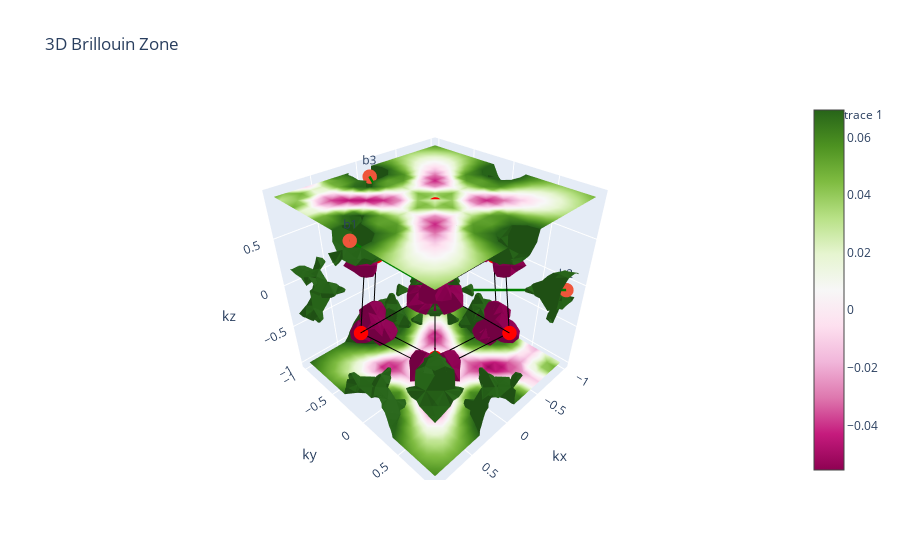

The code cell stored with this chart in its notebook:
### Code cell
vv = Jq_regular_cart_grid.flatten()

fig = go.Figure()

fig = go.Figure(data=go.Isosurface(
    x=kx_cryst,
    y=ky_cryst,
    z=kz_cryst,
    value=vv,
    isomin=0.7*min(vv),
    isomax=0.7*max(vv),
    # surface_count=5, # number of isosurfaces, 2 by default: only min and max
    caps=dict(x_show=False, y_show=False)
    ))


fig.add_trace(go.Scatter3d(
    x=[0, b1[0], b2[0], b3[0]],
    y=[0, b1[1], b2[1], b3[1]],
    z=[0, b1[2], b2[2], b3[2]],
    mode='markers+text',
    marker=dict(size=5),
    text=['Origin', 'b1', 'b2', 'b3'],
    textposition='top center'
))

# Add arrows for each basis vector
for b in [b1, b2, b3]:
    fig.add_trace(go.Scatter3d(
        x=[0, b[0]],
        y=[0, b[1]],
        z=[0, b[2]],
        mode='lines',
        line=dict(color='green', width=5),
        showlegend=False
    ))

vertices, ridges, _ = jmpf.get_brillouin_zone_3d(calc.bcell/ (2. * np.pi / acell))

# Plot vertices
fig.add_trace(go.Scatter3d(
    x=vertices[:, 0], y=vertices[:, 1], z=vertices[:, 2],
    mode='markers',
    marker=dict(size=5, color='red'),
    name='Vertices',
    showlegend=False
))

# Plot edges
for ridge in ridges:
    # points = vertices[ridge]

    fig.add_trace(go.Scatter3d(
        x=ridge[:, 0], y=ridge[:, 1], z=ridge[:, 2],
        mode='lines',
        line=dict(color='black', width=2),
        name='Edges',
    showlegend=False
    ))

# Show figure
fig.update_layout(
    title='3D Brillouin Zone',
    scene=dict(
        xaxis_title='kx',
        yaxis_title='ky',
        zaxis_title='kz'
    )
)

fig.show()

### Figure 1 — Plotly figure (JSON) as saved in the notebook; plotly's stock layout.template omitted (floating-point values rounded to 4 significant figures; data arrays with more than 128 entries replaced by an {"elided": "..."} marker saying what was removed)
{"data": [{"caps": {"x": {"show": false}, "y": {"show": false}}, "isomax": 0.06955, "isomin": -0.05552, "type": "isosurface", "value": {"elided": "8000 float values"}, "x": {"elided": "8000 float values"}, "y": {"elided": "8000 float values"}, "z": {"elided": "8000 float values"}}, {"marker": {"size": 5}, "mode": "markers+text", "text": ["Origin", "b1", "b2", "b3"], "textposition": "top center", "type": "scatter3d", "x": [0, 0.866, -0.866, 0], "y": [0, 0, 0.866, -0.866], "z": [0, 0.866, 0, 0.866]}, {"line": {"color": "green", "width": 5}, "mode": "lines", "showlegend": false, "type": "scatter3d", "x": [0, 0.866], "y": [0, 0], "z": [0, 0.866]}, {"line": {"color": "green", "width": 5}, "mode": "lines", "showlegend": false, "type": "scatter3d", "x": [0, -0.866], "y": [0, 0.866], "z": [0, 0]}, {"line": {"color": "green", "width": 5}, "mode": "lines", "showlegend": false, "type": "scatter3d", "x": [0, 0], "y": [0, -0.866], "z": [0, 0.866]}, {"marker": {"color": "red", "size": 5}, "mode": "markers", "name": "Vertices", "showlegend": false, "type": "scatter3d", "x": [-0.433, 0.433, -0.433, 0.433, 1.11e-16, 1.11e-16, 1.11e-16, -0.433, -0.433, -0.866, 0.433, 0.433, 0.866, 1.11e-16], "y": [0.433, 0.433, -0.433, -0.433, -0.866, 0, 0.866, 0.433, -0.433, 0, 0.433, -0.433, 0, 0], "z": [-0.433, -0.433, -0.433, -0.433, 0, -0.866, 0, 0.433, 0.433, 0, 0.433, 0.433, 0, 0.866]}, {"line": {"color": "black", "width": 2}, "mode": "lines", "name": "Edges", "showlegend": false, "type": "scatter3d", "x": [1.11e-16, -0.433, -0.866, -0.433, 1.11e-16], "y": [0, 0.433, 0, -0.433, 0], "z": [0.866, 0.433, 0, 0.433, 0.866]}, {"line": {"color": "black", "width": 2}, "mode": "lines", "name": "Edges", "showlegend": false, "type": "scatter3d", "x": [-0.433, 1.11e-16, -0.433, -0.866, -0.433], "y": [0.433, 0.866, 0.433, 0, 0.433], "z": [-0.433, 0, 0.433, 0, -0.433]}, {"line": {"color": "black", "width": 2}, "mode": "lines", "name": "Edges", "showlegend": false, "type": "scatter3d", "x": [1.11e-16, -0.433, -0.866, -0.433, 1.11e-16], "y": [-0.866, -0.433, 0, -0.433, -0.866], "z": [0, 0.433, 0, -0.433, 0]}, {"line": {"color": "black", "width": 2}, "mode": "lines", "name": "Edges", "showlegend": false, "type": "scatter3d", "x": [1.11e-16, -0.433, -0.866, -0.433, 1.11e-16], "y": [0, 0.433, 0, -0.433, 0], "z": [-0.866, -0.433, 0, -0.433, -0.866]}, {"line": {"color": "black", "width": 2}, "mode": "lines", "name": "Edges", "showlegend": false, "type": "scatter3d", "x": [-0.433, 1.11e-16, 0.433, 1.11e-16, -0.433], "y": [-0.433, 0, -0.433, -0.866, -0.433], "z": [-0.433, -0.866, -0.433, 0, -0.433]}, {"line": {"color": "black", "width": 2}, "mode": "lines", "name": "Edges", "showlegend": false, "type": "scatter3d", "x": [0.866, 0.433, 1.11e-16, 0.433, 0.866], "y": [0, -0.433, 0, 0.433, 0], "z": [0, -0.433, -0.866, -0.433, 0]}, {"line": {"color": "black", "width": 2}, "mode": "lines", "name": "Edges", "showlegend": false, "type": "scatter3d", "x": [1.11e-16, -0.433, 1.11e-16, 0.433, 1.11e-16], "y": [0, 0.433, 0.866, 0.433, 0], "z": [-0.866, -0.433, 0, -0.433, -0.866]}, {"line": {"color": "black", "width": 2}, "mode": "lines", "name": "Edges", "showlegend": false, "type": "scatter3d", "x": [1.11e-16, -0.433, 1.11e-16, 0.433, 1.11e-16], "y": [0.866, 0.433, 0, 0.433, 0.866], "z": [0, 0.433, 0.866, 0.433, 0]}, {"line": {"color": "black", "width": 2}, "mode": "lines", "name": "Edges", "showlegend": false, "type": "scatter3d", "x": [1.11e-16, 0.433, 0.866, 0.433, 1.11e-16], "y": [0.866, 0.433, 0, 0.433, 0.866], "z": [0, -0.433, 0, 0.433, 0]}, {"line": {"color": "black", "width": 2}, "mode": "lines", "name": "Edges", "showlegend": false, "type": "scatter3d", "x": [1.11e-16, 0.433, 0.866, 0.433, 1.11e-16], "y": [-0.866, -0.433, 0, -0.433, -0.866], "z": [0, 0.433, 0, -0.433, 0]}, {"line": {"color": "black", "width": 2}, "mode": "lines", "name": "Edges", "showlegend": false, "type": "scatter3d", "x": [1.11e-16, -0.433, 1.11e-16, 0.433, 1.11e-16], "y": [-0.866, -0.433, 0, -0.433, -0.866], "z": [0, 0.433, 0.866, 0.433, 0]}, {"line": {"color": "black", "width": 2}, "mode": "lines", "name": "Edges", "showlegend": false, "type": "scatter3d", "x": [1.11e-16, 0.433, 0.866, 0.433, 1.11e-16], "y": [0, -0.433, 0, 0.433, 0], "z": [0.866, 0.433, 0, 0.433, 0.866]}], "layout": {"scene": {"xaxis": {"title": {"text": "kx"}}, "yaxis": {"title": {"text": "ky"}}, "zaxis": {"title": {"text": "kz"}}}, "title": {"text": "3D Brillouin Zone"}}}
